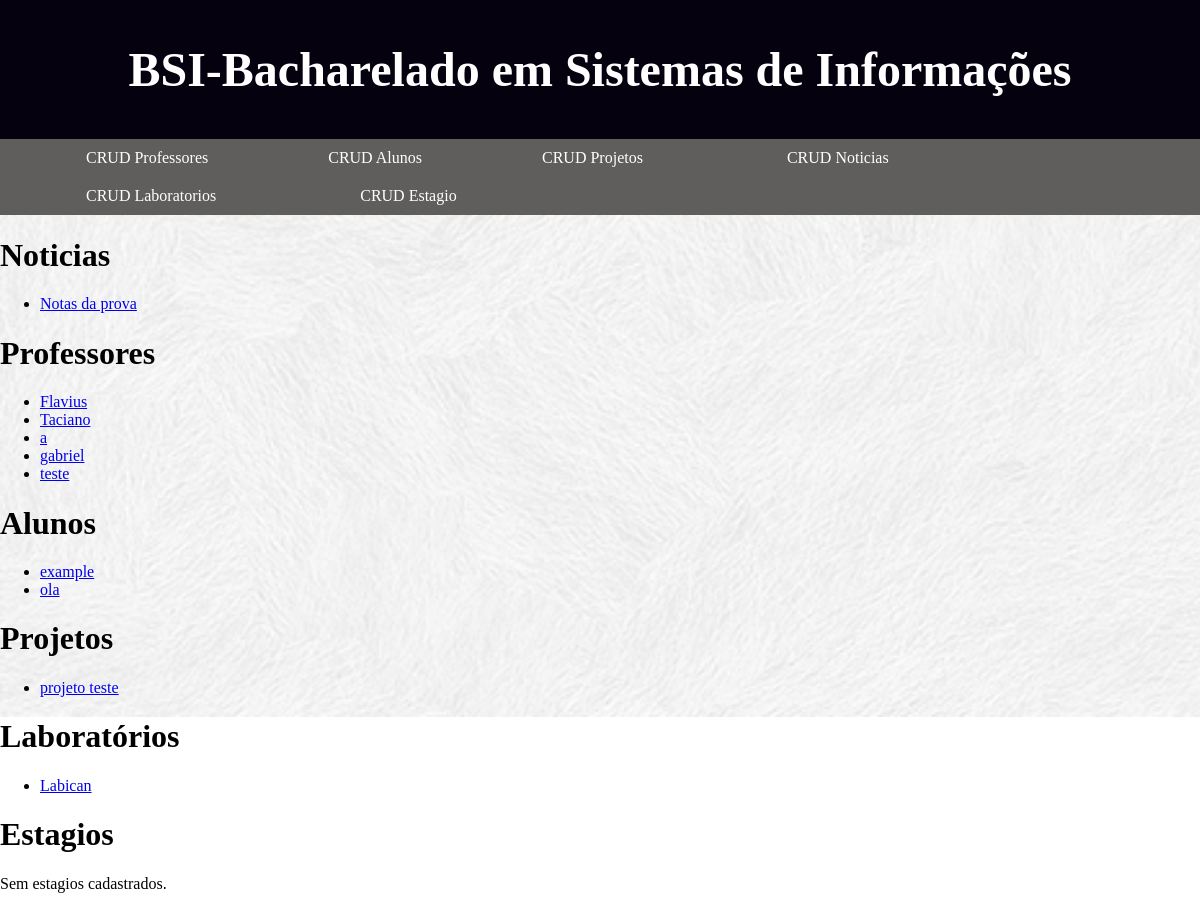
The app's page /bsi/, older data.
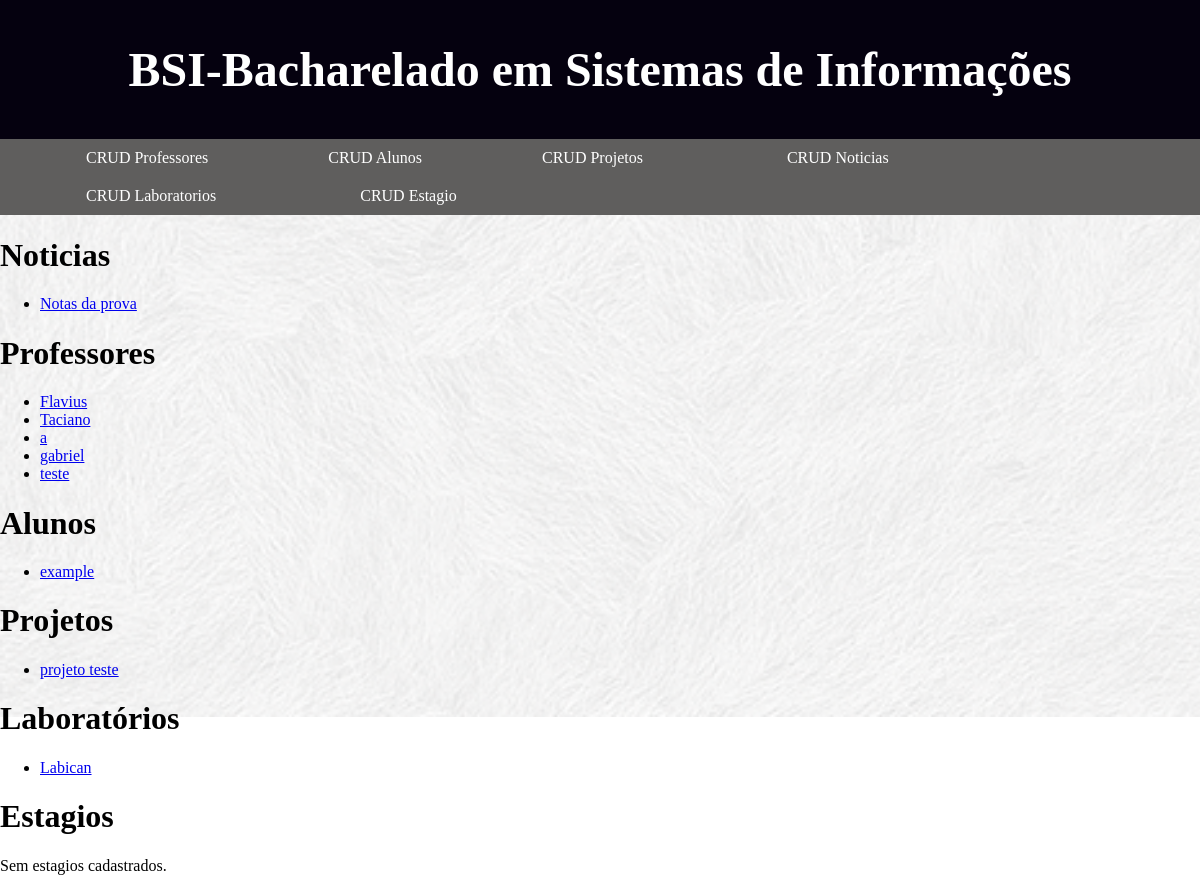
The same page, newer data.
### bsi/models.py (models this page shows, shortened)
class Noticia(models.Model):
    nome = models.CharField(max_length=100)
    autor = models.ForeignKey(Professor, on_delete=models.SET("0"))
    descricao = models.CharField(max_length=300)

class Professor(models.Model):
    nome = models.CharField(max_length=100)
    username = models.CharField(max_length=100)
    senha = models.CharField(max_length=100)
    email = models.CharField(max_length=100)

class Aluno(models.Model):
    nome = models.CharField(max_length=100)
    username = models.CharField(max_length=100)
    senha = models.CharField(max_length=100)
    email = models.CharField(max_length=100)
    vagaEstagio = models.ForeignKey(Estagio, null = True, blank = True, on_delete=models.SET("0"))

class Projeto(models.Model):
    nome = models.CharField(max_length=100)
    coordenador = models.ForeignKey(Professor, on_delete=models.SET("0"))
    numVagas = models.IntegerField(default=0)
    descricao = models.CharField(max_length=300)

class Laboratorio(models.Model):
    nome = models.CharField(max_length=100)
    coordenador = models.ForeignKey(Professor, null=True, on_delete=models.SET_NULL)
    descricao = models.CharField(max_length=300)

### bsi/views.py (the view)
# urls.py: path('', views.index, name='index'),
def index(request):
    noticia_list = Noticia.objects.order_by('nome')
    professor_list = Professor.objects.order_by('nome')
    aluno_list = Aluno.objects.order_by('nome')
    laboratorio_list = Laboratorio.objects.order_by('nome')
    projeto_list = Projeto.objects.order_by('nome')
    estagio_list = Estagio.objects.order_by('nome')
    template = loader.get_template('bsi/index.html');
    context = {'professor_list': professor_list, 'noticia_list': noticia_list, 'aluno_list': aluno_list, 'laboratorio_list': laboratorio_list, 'projeto_list': projeto_list}
    return render(request, 'bsi/index.html', context)

### bsi/templates/bsi/index.html (shortened to what this page needs)
<html>
{% load static %}
<link rel="stylesheet" type="text/css" href="{% static 'bsi/bsi.css'%}">
<head>
</head>
<body>
    <div class="page-header">
        <h1><a href="../../bsi/">BSI-Bacharelado em Sistemas de Informações</a></h1>
    </div>
    <div id="menu">
        <ul>
            <li class = professor_crud ><a href="/bsi/professor">CRUD Professores<br /></a></li>
            <li class = aluno_crud><a href="/bsi/aluno">CRUD Alunos<br /></a></li>
            <li class = projeto_crud><a href="/bsi/projeto">CRUD Projetos<br /></a></li>
            <li class = noticia_crud><a href="/bsi/noticia">CRUD Noticias<br /></a></li>
            <li class = laboratorio_crud> <a href="/bsi/laboratorio">CRUD Laboratorios<br /></a></li>
            <li class = estagio_crud> <a href="/bsi/estagio">CRUD Estagio<br /></a></li>
        </ul>
    </div>
    <h1>Noticias</h1>
    {% if noticia_list %}
    <ul>
        {% for noticia in noticia_list %}
        <li>
            <a href="/bsi/noticia/view/{{ noticia.id }}">{{ noticia.nome }}</a>
        </li>
        {% endfor %}
    </ul>
    {% else %}
    <p>Sem noticias cadastradas.</p>
    {% endif %}
    <h1>Professores</h1>
    {% if professor_list %}
    <ul>
        {% for professor in professor_list %}
        <li>
            <a href="/bsi/professor/view/{{ professor.id }}">{{ professor.nome }}</a>
        </li>
        {% endfor %}
    </ul>
    {% else %}
    <p>Sem professores cadastrados.</p>
    {% endif %}
    <h1>Alunos</h1>
    {% if aluno_list %}
    <ul>
        {% for aluno in aluno_list %}
        <li>
            <a href="/bsi/aluno/view/{{ aluno.id }}">{{ aluno.nome }}</a>
        </li>
        {% endfor %}
    </ul>
    {% else %}
    <p>Sem alunos cadastrados.</p>
    {% endif %}
    <h1>Projetos</h1>
    {% if projeto_list %}
    <ul>
        {% for projeto in projeto_list %}
        <li>
          <a href="/bsi/projeto/view/{{ projeto.id }}">{{ projeto.nome }}</a>
        </li>
        {% endfor %}
    </ul>
    {% else %}
    <p>Sem projetos cadastrados.</p>
    {% endif %}
    <h1>Laboratórios</h1>
    {% if laboratorio_list %}
    <ul>
        {% for laboratorio in laboratorio_list %}
        <li>
            <a href="/bsi/laboratorio/view/{{ laboratorio.id }}">{{ laboratorio.nome }}</a>
        </li>
        {% endfor %}
    </ul>
    {% else %}
    <p>Sem laboratorios cadastrados.</p>
    {% endif %}
    <h1>Estagios</h1>
    {% if estagipo_list %}
    <ul>
        {% for estagio in estagio_list %}
        <li>
            <a href="/bsi/estagio/view/{{ estagio.id }}">{{ estagio.nome }}</a>
        </li>
        {% endfor %}
    </ul>
    {% else %}
    <p>Sem estagios cadastrados.</p>
    {% endif %}
</body>
</html>

Row changes from the older to the newer data that the page shows:
removed Aluno: nome "ola"
